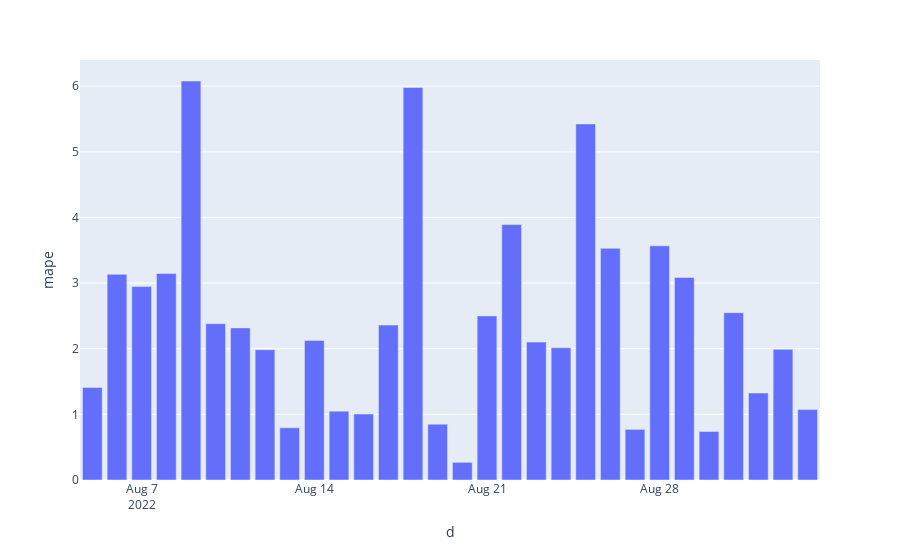

Here is the notebook cell this chart was saved with:
### Code cell
import plotly.express as px
x = df_draw[(df_draw['d']>='2022-08-05')&(df_draw['d']<='2022-09-05')]
x = pd.merge(x[x['color']=='real'], x[x['color']=='predict'], on='d')
# x = x[(x['d']>='2022-08-05')&(x['d']<='2022-09-05')]
x['ae'] = x['High_y']-x['High_x']
x['ae'] = x['ae'].abs()
x['mape'] = x['ae']/x['High_x']*100
fig = px.bar(x, x='d', y='mape')
fig.show()

### Figure 1 — Plotly figure (JSON) as saved in the notebook; plotly's stock layout.template omitted (floating-point values rounded to 4 significant figures)
{"data": [{"alignmentgroup": "True", "hovertemplate": "d=%{x}<br>mape=%{y}<extra></extra>", "legendgroup": "", "marker": {"color": "#636efa", "pattern": {"shape": ""}}, "name": "", "offsetgroup": "", "orientation": "v", "showlegend": false, "textposition": "auto", "type": "bar", "x": ["2022-08-05T00:00:00", "2022-08-06T00:00:00", "2022-08-07T00:00:00", "2022-08-08T00:00:00", "2022-08-09T00:00:00", "2022-08-10T00:00:00", "2022-08-11T00:00:00", "2022-08-12T00:00:00", "2022-08-13T00:00:00", "2022-08-14T00:00:00", "2022-08-15T00:00:00", "2022-08-16T00:00:00", "2022-08-17T00:00:00", "2022-08-18T00:00:00", "2022-08-19T00:00:00", "2022-08-20T00:00:00", "2022-08-21T00:00:00", "2022-08-22T00:00:00", "2022-08-23T00:00:00", "2022-08-24T00:00:00", "2022-08-25T00:00:00", "2022-08-26T00:00:00", "2022-08-27T00:00:00", "2022-08-28T00:00:00", "2022-08-29T00:00:00", "2022-08-30T00:00:00", "2022-08-31T00:00:00", "2022-09-01T00:00:00", "2022-09-02T00:00:00", "2022-09-03T00:00:00"], "xaxis": "x", "y": [1.41, 3.133, 2.947, 3.146, 6.078, 2.381, 2.317, 1.986, 0.7951, 2.126, 1.049, 1.005, 2.359, 5.981, 0.8511, 0.2692, 2.5, 3.892, 2.101, 2.015, 5.424, 3.53, 0.7713, 3.567, 3.086, 0.7393, 2.549, 1.325, 1.99, 1.073], "yaxis": "y"}], "layout": {"barmode": "relative", "legend": {"tracegroupgap": 0}, "margin": {"t": 60}, "xaxis": {"anchor": "y", "domain": [0, 1], "title": {"text": "d"}}, "yaxis": {"anchor": "x", "domain": [0, 1], "title": {"text": "mape"}}}}
